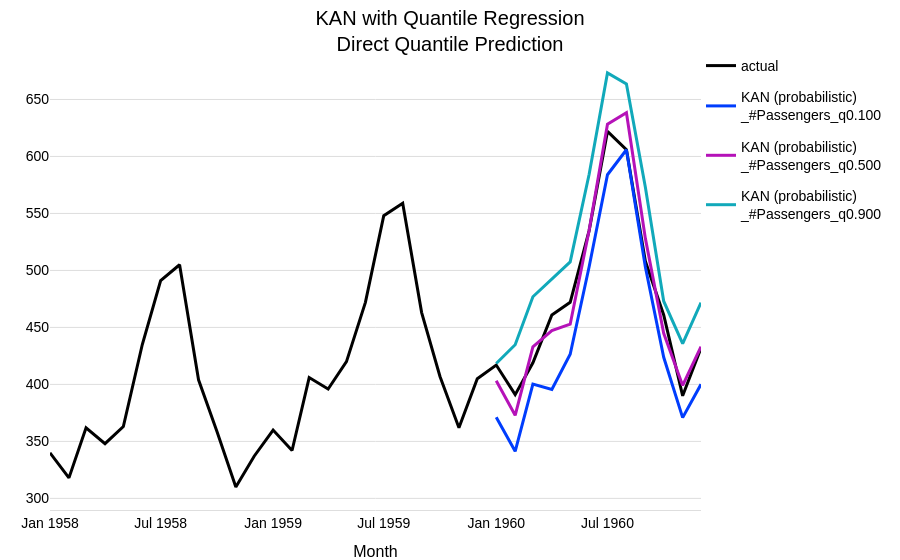

This figure's notebook cell:
### Markdown cell above
## 3. Probabilistic Forecasting

`NeuralForecastModel` supports probabilistic forecasting through **Darts' likelihood models**. This works with **any** NeuralForecast base model.

Let's use **Quantile Regression** with a **KAN** (Kolmogorov-Arnold Network) model — a model only available through NeuralForecast.

<div class="alert alert-success" role="alert">
  Darts offers many other likelihood models such as Gaussian, Poisson, Laplace and more. You can find a complete list  
  <a href="https://unit8co.github.io/darts/generated_api/darts.utils.likelihood_models.torch.html">here</a>.
</div>

### Code cell
# KAN model that forecasts expected quantiles [0.1, 0.5, 0.9]
model_kan = NeuralForecastModel(
    model="KAN",
    likelihood=QuantileRegression(quantiles=[0.1, 0.5, 0.9]),
    **darts_kwargs,
)

# fit and predict
model_kan.fit(train)
pred_prob = model_kan.predict(
    n=output_chunk_length,
    series=train,
    predict_likelihood_parameters=True,  # predict quantiles directly
)

# plot
fig = series[-3 * output_chunk_length :].plotly(label="actual")
fig = pred_prob.plotly(label="KAN (probabilistic)<br>", fig=fig)
fig.update_layout(
    title="KAN with Quantile Regression<br>Direct Quantile Prediction",
    legend=dict(xanchor="left"),
)

### Figure 1 — Plotly figure (JSON) as saved in the notebook; plotly's stock layout.template omitted (floating-point values rounded to 4 significant figures)
{"data": [{"hovertemplate": "<b>actual</b>: %{y:.3g}<extra></extra>", "legendgroup": "actual", "line": {"color": "#000000"}, "mode": "lines", "name": "actual", "type": "scatter", "x": ["1958-01-01T00:00:00.000000000", "1958-02-01T00:00:00.000000000", "1958-03-01T00:00:00.000000000", "1958-04-01T00:00:00.000000000", "1958-05-01T00:00:00.000000000", "1958-06-01T00:00:00.000000000", "1958-07-01T00:00:00.000000000", "1958-08-01T00:00:00.000000000", "1958-09-01T00:00:00.000000000", "1958-10-01T00:00:00.000000000", "1958-11-01T00:00:00.000000000", "1958-12-01T00:00:00.000000000", "1959-01-01T00:00:00.000000000", "1959-02-01T00:00:00.000000000", "1959-03-01T00:00:00.000000000", "1959-04-01T00:00:00.000000000", "1959-05-01T00:00:00.000000000", "1959-06-01T00:00:00.000000000", "1959-07-01T00:00:00.000000000", "1959-08-01T00:00:00.000000000", "1959-09-01T00:00:00.000000000", "1959-10-01T00:00:00.000000000", "1959-11-01T00:00:00.000000000", "1959-12-01T00:00:00.000000000", "1960-01-01T00:00:00.000000000", "1960-02-01T00:00:00.000000000", "1960-03-01T00:00:00.000000000", "1960-04-01T00:00:00.000000000", "1960-05-01T00:00:00.000000000", "1960-06-01T00:00:00.000000000", "1960-07-01T00:00:00.000000000", "1960-08-01T00:00:00.000000000", "1960-09-01T00:00:00.000000000", "1960-10-01T00:00:00.000000000", "1960-11-01T00:00:00.000000000", "1960-12-01T00:00:00.000000000"], "y": [340.0, 318.0, 362.0, 348.0, 363.0, 435.0, 491.0, 505.0, 404.0, 359.0, 310.0, 337.0, 360.0, 342.0, 406.0, 396.0, 420.0, 472.0, 548.0, 559.0, 463.0, 407.0, 362.0, 405.0, 417.0, 391.0, 419.0, 461.0, 472.0, 535.0, 622.0, 606.0, 508.0, 461.0, 390.0, 432.0]}, {"hovertemplate": "<b>KAN (probabilistic)<br>_#Passengers_q0.100</b>: %{y:.3g}<extra></extra>", "legendgroup": "KAN (probabilistic)<br>_#Passengers_q0.100", "line": {"color": "#003dfd"}, "mode": "lines", "name": "KAN (probabilistic)<br>_#Passengers_q0.100", "type": "scatter", "x": ["1960-01-01T00:00:00.000000000", "1960-02-01T00:00:00.000000000", "1960-03-01T00:00:00.000000000", "1960-04-01T00:00:00.000000000", "1960-05-01T00:00:00.000000000", "1960-06-01T00:00:00.000000000", "1960-07-01T00:00:00.000000000", "1960-08-01T00:00:00.000000000", "1960-09-01T00:00:00.000000000", "1960-10-01T00:00:00.000000000", "1960-11-01T00:00:00.000000000", "1960-12-01T00:00:00.000000000"], "y": [371.2, 341.3, 400.3, 395.6, 426.5, 503.3, 584.0, 605.9, 503.0, 423.8, 370.9, 400.1]}, {"hovertemplate": "<b>KAN (probabilistic)<br>_#Passengers_q0.500</b>: %{y:.3g}<extra></extra>", "legendgroup": "KAN (probabilistic)<br>_#Passengers_q0.500", "line": {"color": "#b512b8"}, "mode": "lines", "name": "KAN (probabilistic)<br>_#Passengers_q0.500", "type": "scatter", "x": ["1960-01-01T00:00:00.000000000", "1960-02-01T00:00:00.000000000", "1960-03-01T00:00:00.000000000", "1960-04-01T00:00:00.000000000", "1960-05-01T00:00:00.000000000", "1960-06-01T00:00:00.000000000", "1960-07-01T00:00:00.000000000", "1960-08-01T00:00:00.000000000", "1960-09-01T00:00:00.000000000", "1960-10-01T00:00:00.000000000", "1960-11-01T00:00:00.000000000", "1960-12-01T00:00:00.000000000"], "y": [403.2, 372.9, 433.0, 447.2, 452.8, 535.2, 628.3, 638.4, 528.1, 444.8, 399.1, 433.1]}, {"hovertemplate": "<b>KAN (probabilistic)<br>_#Passengers_q0.900</b>: %{y:.3g}<extra></extra>", "legendgroup": "KAN (probabilistic)<br>_#Passengers_q0.900", "line": {"color": "#11a9ba"}, "mode": "lines", "name": "KAN (probabilistic)<br>_#Passengers_q0.900", "type": "scatter", "x": ["1960-01-01T00:00:00.000000000", "1960-02-01T00:00:00.000000000", "1960-03-01T00:00:00.000000000", "1960-04-01T00:00:00.000000000", "1960-05-01T00:00:00.000000000", "1960-06-01T00:00:00.000000000", "1960-07-01T00:00:00.000000000", "1960-08-01T00:00:00.000000000", "1960-09-01T00:00:00.000000000", "1960-10-01T00:00:00.000000000", "1960-11-01T00:00:00.000000000", "1960-12-01T00:00:00.000000000"], "y": [418.4, 434.8, 476.9, 492.7, 507.5, 584.4, 673.2, 663.5, 573.1, 473.0, 435.8, 471.7]}], "layout": {"hovermode": "x unified", "legend": {"xanchor": "left"}, "title": {"text": "KAN with Quantile Regression<br>Direct Quantile Prediction"}, "xaxis": {"title": {"text": "Month"}}}}
